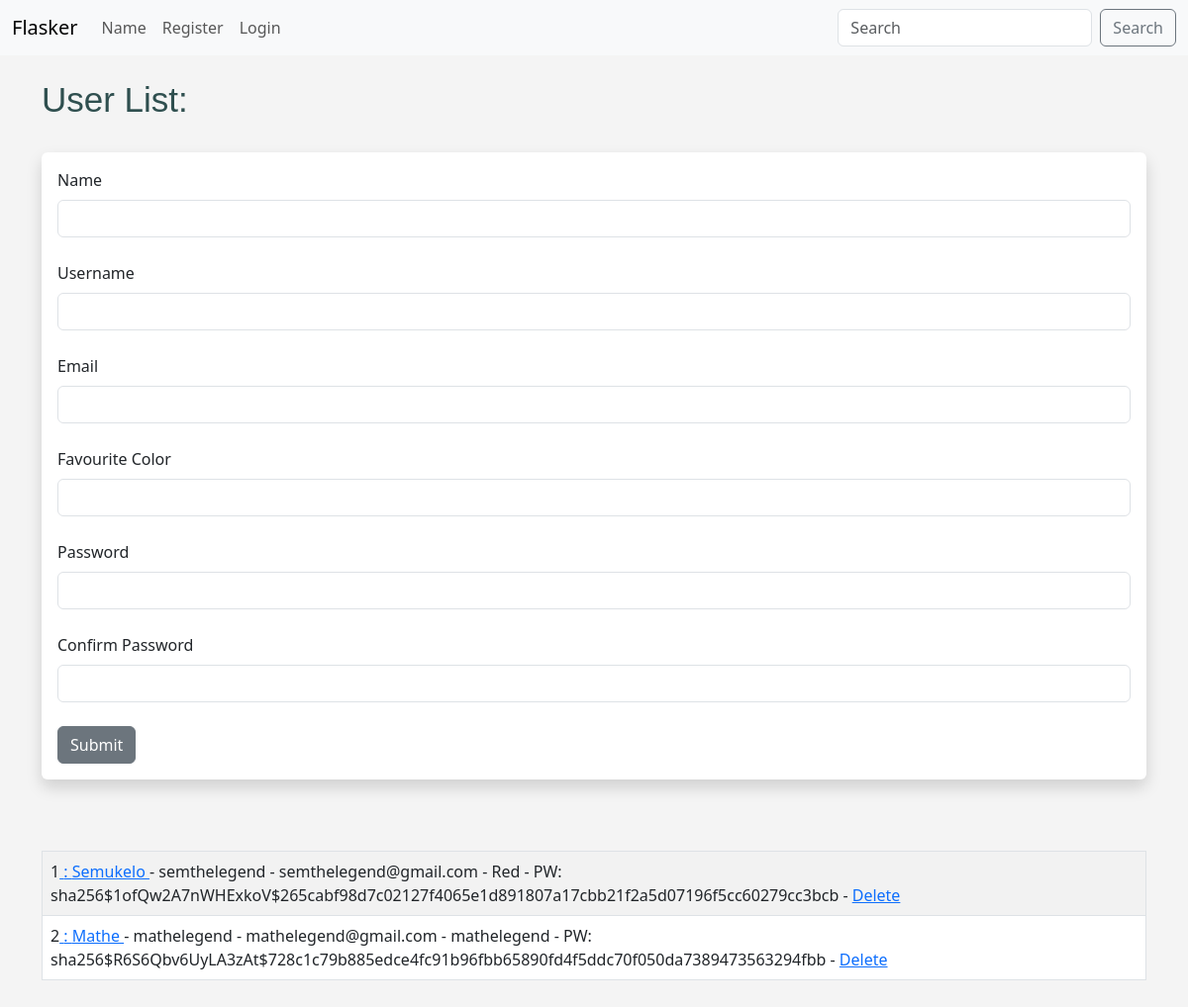
Screenshot of /user/add with the database file from the repository.
### app_backup.py (models this page shows, shortened)
class Users(db.Model, UserMixin):
    id = db.Column(db.Integer, primary_key=True)
    username = db.Column(db.String(20), nullable=False, unique=True)
    name = db.Column(db.String(100), nullable=False)
    email = db.Column(db.String(100))
    fav_color = db.Column(db.String(40))
    date_added = db.Column(db.DateTime, default=datetime.utcnow)
    passwd = db.Column(db.String(126), nullable=False)
    @property
    def password(self):
        raise AttributeError("password is not readable")

### app_backup.py (the view, shortened to what this page needs)
@app.route('/user/add', methods=['GET', 'POST'])
def add_user():
    name = None
    form = UserForm()
    our_users = Users.query.order_by(Users.date_added)
    return render_template("add_user.html", form=form, name=name, our_users=our_users)

### app_backup.py
class UserForm(FlaskForm):
    name = StringField("Name", validators=[DataRequired()])
    username = StringField("Username", validators=[DataRequired()])
    email = StringField("Email", validators=[DataRequired()])
    fav_color = StringField("Favourite Color")
    passwd = PasswordField("Password", validators=[
                           DataRequired(), EqualTo("passwd2", message="Password Must Match")])
    passwd2 = PasswordField("Confirm Password", validators=[DataRequired()])
    submit = SubmitField("Submit")

### templates/add_user.html (shortened to what this page needs)
{% extends 'base.html' %} {% block content %}  {% if name %}
<h1>Added User!</h1>
<table class="table table-hover table-bordered table-striped">
  {% for user in our_users %}
  <tr>
    <td>
      {{ user.id }}
      <a href="{{ url_for('update', id=user.id) }}"> : {{ user.name }}</a> - {{
      user.email}} - {{ user.fav_color }} -
      <a href="{{ url_for('delete', id=user.id) }}">Delete</a>
    </td>
  </tr>
  {% endfor %}
</table>
{% else %}
<h1>User List:</h1>
<br />
<div class="shadow p-3 mb-5 bg-body rounded">
  <form method="POST">
    {{ form.hidden_tag() }} {{ form.name.label( class="form-label" ) }} {{
    form.name( class="form-control" ) }}
    <br />
    {{ form.username.label( class="form-label" ) }} {{ form.username(
    class="form-control" ) }}
    <br />
    {{ form.email.label( class="form-label" ) }} {{ form.email(
    class="form-control" ) }}
    <br />
    {{ form.fav_color.label( class="form-label" ) }} {{ form.fav_color(
    class="form-control" ) }}
    <br />
    {{ form.passwd.label( class="form-label" ) }} {{ form.passwd(
    class="form-control" ) }}
    <br />
    {{ form.passwd2.label( class="form-label" ) }} {{ form.passwd2(
    class="form-control" ) }}
    <br />
    {{ form.submit( class="btn btn-secondary") }}
  </form>
</div>
<br />
<table class="table table-hover table-bordered table-striped">
  {% for user in our_users %}
  <tr>
    <td>
      {{ user.id }}<a href="{{ url_for('update', id=user.id) }}">
        : {{ user.name }}
      </a>
      - {{ user.username }} - {{ user.email}} - {{ user.fav_color }} - PW: {{
      user.passwd }} - <a href="{{ url_for('delete', id=user.id) }}">Delete</a>
    </td>
  </tr>
  {% endfor %}
</table>
<br />
{% endif%} {% endblock %}

### templates/base.html (shortened to what this page needs)
<!doctype html>
<html lang="en">
<head>
  <link href="https://cdn.jsdelivr.net/npm/bootstrap@5.3.0-alpha1/dist/css/bootstrap.min.css" rel="stylesheet"
>
  <link href="{{ url_for('static', filename='css/style.css') }}" rel="stylesheet">
</head>
<body>
  {% include 'navbar.html' %}
  <br />
  <div class="container">
    {% block content %}
    {% endblock %}
  </div>
</body>
</html>

### templates/navbar.html (shortened to what this page needs)
<nav class="navbar navbar-expand-lg bg-body-tertiary">
  <div class="container-fluid">
    <a class="navbar-brand" href="{{ url_for('index') }}">Flasker</a>
    <div class="collapse navbar-collapse" id="navbarSupportedContent">
      <ul class="navbar-nav me-auto mb-2 mb-lg-0">
        <li class="nav-item">
          <a class="nav-link" href="{{ url_for('test_pw') }}">Name</a>
        </li>
        {% if current_user.is_authenticated %}
        <li class="nav-item">
          <a class="nav-link" href="{{ url_for('dashboard') }}">Dashboard</a>
        </li>
        <li class="nav-item">
          <a class="nav-link" href="{{ url_for('posts') }}">Posts</a>
        </li>
        <li class="nav-item">
          <a class="nav-link" href="{{ url_for('add_post') }}">Add Blog Post</a>
        </li>
        {% if current_user.id == 1 %}
        <li class="nav-item">
          <a class="nav-link" href="{{ url_for('admin') }}">Admin</a>
        </li>
        {% endif %}
        <li class="nav-item">
          <a class="nav-link" href="{{ url_for('user', name='Sem') }}">Profile</a>
        </li>
        <li class="nav-item">
          <a class="nav-link" href="{{ url_for('logout') }}">Logout</a>
        </li>
        {% else %}
        <li class="nav-item">
          <a class="nav-link" href="{{ url_for('add_user') }}">Register</a>
        </li>
        <li class="nav-item">
          <a class="nav-link" href="{{ url_for('login') }}">Login</a>
        </li>
        {% endif %}
      </ul>
      <form method="POST" action="{{ url_for('search') }}" class="d-flex" role="search">
        <input class="form-control me-2" type="search" placeholder="Search" aria-label="Search" , name="searched">
        <button class="btn btn-outline-secondary" type="submit">Search</button>
      </form>
    </div>
  </div>
</nav>

### static/css/style.css (style rules this page uses)
h1 { color: darkslategrey; font-size: 35px; font-family: 'Gill Sans', 'Gill Sans MT', Calibri, 'Trebuchet MS', sans-serif; }
body { background: #f4f4f4; }

### rows the page displays
Users: id "1", name "Semukelo", username "semthelegend", email "semthelegend@gmail.com", fav_color "Red", passwd "sha256$1ofQw2A7nWHExkoV$265cabf98d7c02127f4065e1d891807a17cbb21f2a5d07196f5cc60279cc3bcb"
Users: id "2", name "Mathe", username "mathelegend", email "mathelegend@gmail.com", fav_color "mathelegend", passwd "sha256$R6S6Qbv6UyLA3zAt$728c1c79b885edce4fc91b96fbb65890fd4f5ddc70f050da7389473563294fbb"
